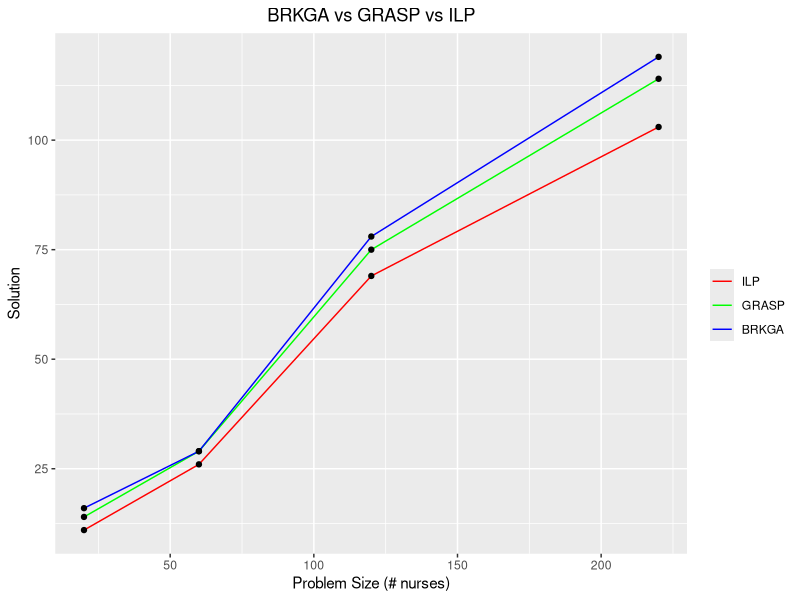
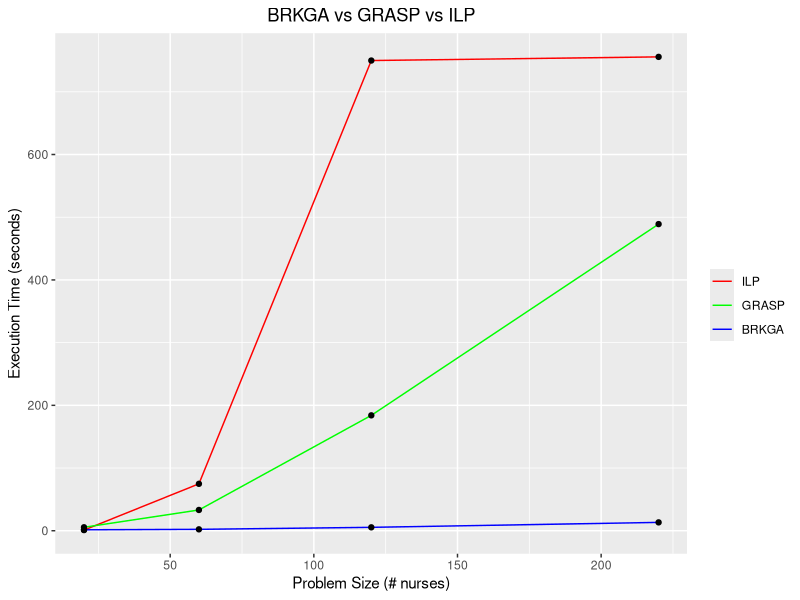
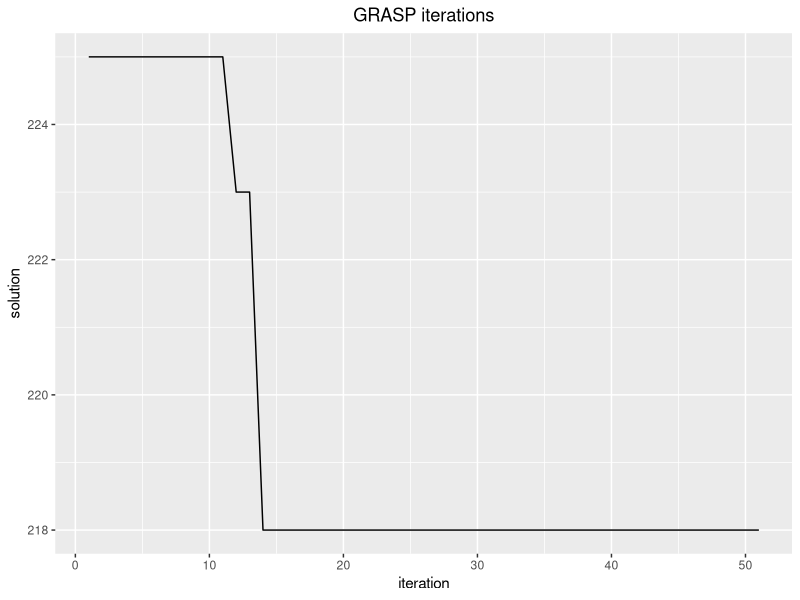
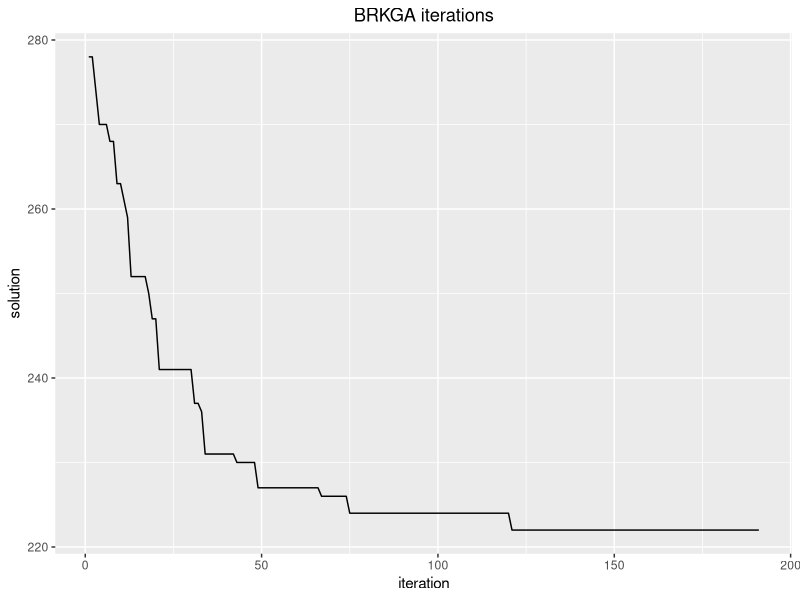
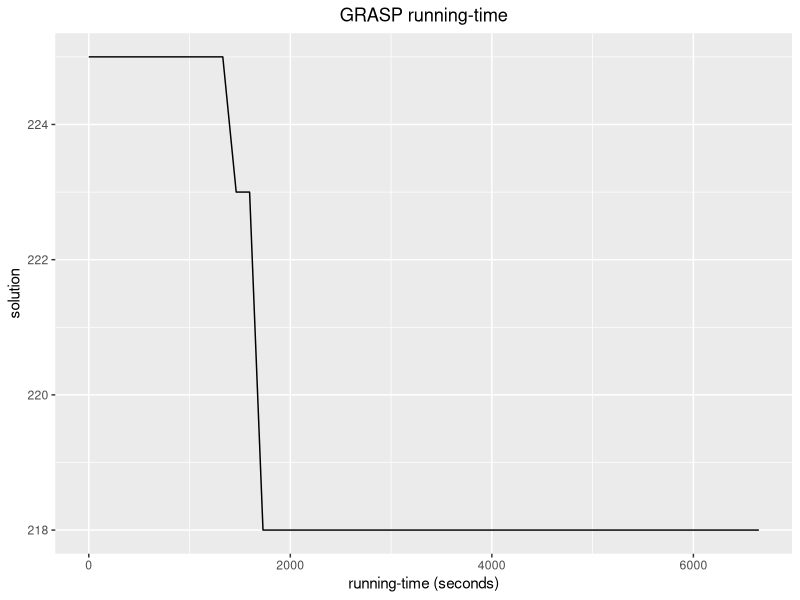
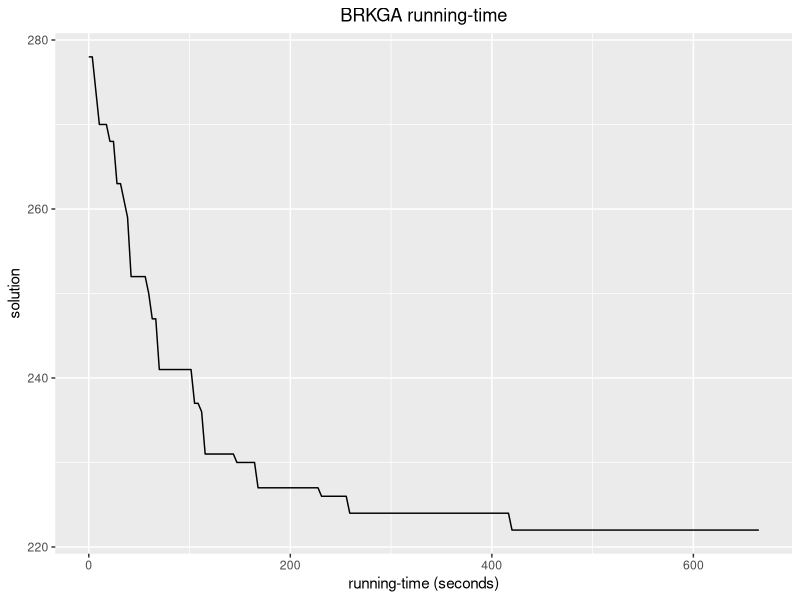
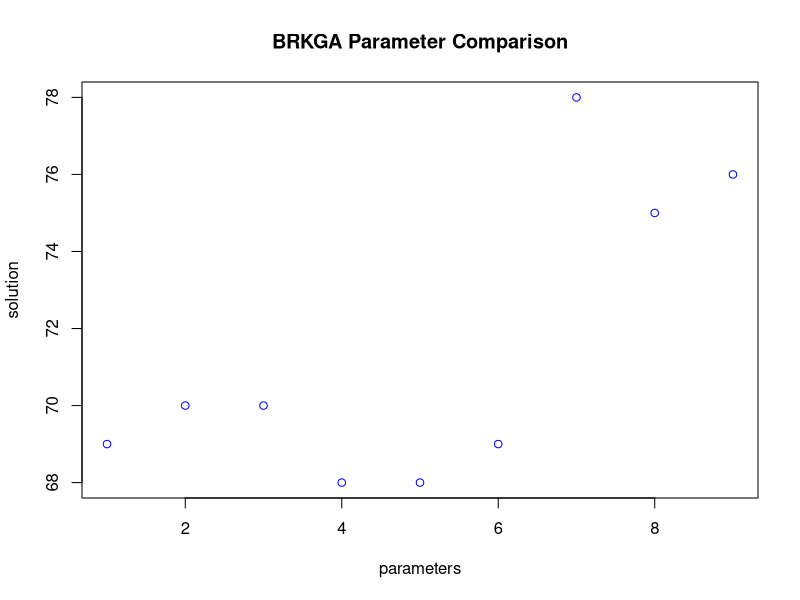
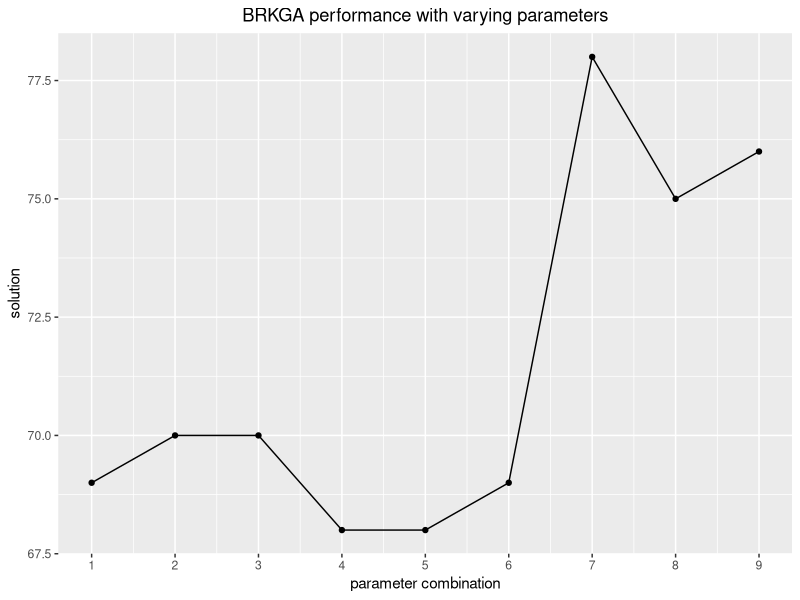

These figures' R source, in order:
install.packages("ggplot2")
library(ggplot2)

# grasp parameters
alpha <- .4
iteration <- 20

#BRKGA parameters
mutant <- .2
elite <- .2
inheritance <- .6
numIndividual <- c(100,300) # a = 5. n = size of chromsomoe
numGeneration <- 100

#size of dataset
nNurses <- c(20,60,120)
minHours <- c(5,4,4)
maxHours <- c(9,10,10)
maxConsec <- c(3,4,5)
maxPresence <- c(14,12,12)

#------ OPL vs Grasp vs Brkga ------#
size <- c(20,60,120,220)

olpTime <- c(1.03,74.81,749.86,755.69)
olpSol <- c(11,26,69,103)
 
graspTime <- c(5.5,33.1,184.0,489)
graspSol <- c(14,29,75,114)

brkgaTime <- c(1.5,2.2,5.4,13.3)
brkgaSol <- c(16,29,78,119)

# solution chart
compareSolDF <- data.frame(size,olpSol,graspSol,brkgaSol)
ggplot(compareSolDF, aes(size)) + # basic graphical object
  geom_line(aes(y=olpSol, colour="ILP")) +  # first layer
  geom_line(aes(y=graspSol, colour="GRASP")) + # second layer
  geom_line(aes(y=brkgaSol, colour="BRKGA")) + # second layer
  ylab("Solution") + xlab("Problem Size (# nurses)") + 
  labs(title="BRKGA vs GRASP vs ILP")+
  scale_colour_manual("", 
                    breaks = c("ILP", "GRASP", "BRKGA"),
                    values = c("red", "green", "blue"))+
  theme(plot.title = element_text(hjust = 0.5))+geom_point(aes(y=olpSol))+
  geom_point(aes(y=graspSol))+geom_point(aes(y=brkgaSol))


#time chart
compareTimeDF <- data.frame(size,olpTime,graspTime,brkgaTime)
ggplot(compareTimeDF, aes(size)) + # basic graphical object
  geom_line(aes(y=olpTime, colour="ILP")) +  # first layer
  geom_line(aes(y=graspTime, colour="GRASP")) + # second layer
  geom_line(aes(y=brkgaTime, colour="BRKGA")) + # second layer
  ylab("Execution Time (seconds)") + xlab("Problem Size (# nurses)") + 
  labs(title="BRKGA vs GRASP vs ILP")+
  scale_colour_manual("", 
                      breaks = c("ILP", "GRASP", "BRKGA"),
                      values = c("red", "green", "blue"))+
  theme(plot.title = element_text(hjust = 0.5)) +geom_point(aes(y=olpTime))+
  geom_point(aes(y=graspTime))+geom_point(aes(y=brkgaTime))
  

#------ Grasp vs Brkga ------#
#solB <- c(1134, 1098, 1076, 1050, 1029, 1029, 1003, 990, 990, 974, 969, 969, 961, 956, 951, 951, 950, 949, 949, 929, 916, 916, 916, 916, 916, 913, 913, 912, 907, 907, 904, 904, 904, 904, 898, 897, 897, 897, 896, 888, 888, 888, 887, 883, 883, 883, 883, 883, 883, 883, 883, 883, 883, 883, 883, 883, 880, 880, 880, 880, 880, 878, 878, 875, 875, 875, 875, 875, 872, 872, 871, 871, 871, 868, 868, 864, 863, 863, 863, 863, 863, 863, 862, 862, 862, 860, 859, 859, 859, 859, 858, 857, 856, 856, 856, 855, 855, 855, 855, 855, 855, 854, 854, 852, 852, 852, 852, 852, 852, 852, 852, 852, 851, 850, 850, 850, 848, 848, 848, 848, 848, 848, 848, 848, 846, 846, 846, 843, 843, 843, 843, 843, 843, 843, 843, 842, 842, 839, 839, 839, 839, 839, 837, 837, 837, 837, 837, 837, 836, 836, 836, 836, 836, 834, 834, 834, 834, 834, 834, 834, 833, 833, 833, 833, 833, 833, 833, 833, 831, 831, 831, 831, 831, 831, 830, 830, 830, 830, 830, 830, 830, 828, 828, 826, 826, 826, 826, 826, 826, 826, 826, 826, 826, 826, 825, 824, 822, 822, 822, 822, 822, 822, 822, 822, 822, 822, 821, 821, 820, 820, 820, 820, 820, 820, 820, 820, 820, 820, 820, 820, 820, 819, 819, 819, 819, 819, 819, 819, 819, 818, 818, 818, 818, 818, 818, 818, 818, 818, 818, 818, 818, 818, 818, 818, 818, 818, 818, 818, 818, 817, 817, 817, 817, 817, 817, 817, 817, 817, 817, 817, 817, 817, 817, 817, 817, 817, 817, 817, 817, 817, 817, 817, 817, 817, 817, 817, 817, 817, 816, 816, 816, 816, 816, 816, 816, 816, 816, 816, 816, 816, 816, 816, 816, 816, 816, 816, 816, 816, 816, 816, 816, 816, 816, 816, 816, 816, 816, 816, 815, 815, 815, 815, 815, 814, 814, 814, 814, 814, 814, 813, 813, 813, 813, 813, 813, 813, 813, 813, 813, 813, 813, 813, 813, 813, 813, 813, 813, 813, 813, 813, 813, 813, 813, 813, 813, 809, 809, 809, 809, 809, 809, 808, 808, 808, 808, 808, 808, 808, 808, 808, 808, 808, 808, 808, 808, 808, 808, 808, 808, 808, 808, 808, 808, 808, 808, 808, 808, 808, 808, 808, 808, 808, 808, 808, 808, 808, 808, 808, 808, 808, 808, 808, 808, 808, 808, 808, 808, 808, 808, 808, 808, 808, 808, 808, 808, 808, 808, 808, 808, 808, 808, 808, 808, 808, 808, 808, 808, 808, 808, 808, 808, 807, 807, 807, 807, 807, 807, 807, 807, 807, 807, 807, 807, 807, 807, 807, 807, 807, 807, 807, 807, 807, 807, 807, 807, 807, 807, 807, 807, 807, 807, 807, 807, 807, 807, 807, 807, 807, 807, 807, 807, 807, 807, 807, 806, 806, 806, 806, 806, 806, 806, 806, 806, 806, 806, 806, 806, 806, 806, 806, 805, 805, 805, 805, 805, 805, 805, 805, 805, 805, 801, 801, 801, 801, 801, 801, 801, 801, 801,801)
#rtimeB <- seq(from = 0, to = 899, by = 1.8)

solG <- c(225,225,225,225,225,225,225,225,225,225,225,223,223,218,218,218,218,218,218,218,218,218,218,218,218,218,218,218,218,218,218,218,218,218,218,218,218,218,218,218,218,218,218,218,218,218,218,218,218,218,218)
rtimeG <- seq(from = 0, to = 6780, by = 133)
iterationsG <- 1:51
iterationsB <- 1:191

solB <- c(278,278,274,270,270,270,268,268,263,263,261,259,252,252,252,252,252,250,247,247,241,241,241,241,241,241,241,241,241,241,237,237,236,231,231,231,231,231,231,231,231,231,230,230,230,230,230,230,227,227,227,227,227,227,227,227,227,227,227,227,227,227,227,227,227,227,226,226,226,226,226,226,226,226,224,224,224,224,224,224,224,224,224,224,224,224,224,224,224,224,224,224,224,224,224,224,224,224,224,224,224,224,224,224,224,224,224,224,224,224,224,224,224,224,224,224,224,224,224,224,222,222,222,222,222,222,222,222,222,222,222,222,222,222,222,222,222,222,222,222,222,222,222,222,222,222,222,222,222,222,222,222,222,222,222,222,222,222,222,222,222,222,222,222,222,222,222,222,222,222,222,222,222,222,222,222,222,222,222,222,222,222,222,222,222,222,222,222,222,222,222)
rtimeB <- seq(from = 0, to = 667, by = 3.5)

#iterations df for grasp
iterationsDF <- data.frame(solG,iterationsG)
ggplot(iterationsDF, aes(iterationsG)) +
  geom_line(aes(y=solG)) +
  ylab("solution")+xlab("iteration")+
  labs(title="GRASP iterations")+ 
  theme(plot.title = element_text(hjust = 0.5))

#iterations df for BRKGA
iterationsDF <- data.frame(solB,iterationsB)
ggplot(iterationsDF, aes(iterationsB)) +
  geom_line(aes(y=solB)) +
  ylab("solution")+xlab("iteration")+
  labs(title="BRKGA iterations")+ 
  theme(plot.title = element_text(hjust = 0.5))

#running time df for BRKGA
rtimeDF <- data.frame(solG,rtimeG)
ggplot(rtimeDF, aes(rtimeG)) +
  geom_line(aes(y=solG)) +
  ylab("solution")+xlab("running-time (seconds)")+
  labs(title="GRASP running-time")+ 
  theme(plot.title = element_text(hjust = 0.5))

#running time df for BRKGA
rtimeDF <- data.frame(solB,rtimeB)
ggplot(rtimeDF, aes(rtimeB)) +
  geom_line(aes(y=solB)) +
  ylab("solution")+xlab("running-time (seconds)")+
  labs(title="BRKGA running-time")+ 
  theme(plot.title = element_text(hjust = 0.5))

#------ BRKGA ------#
elite <-       c(.1,.25,.2,.1,.2,.25,.8,.4,.1)
mutant <-      c(.1,.3,.2,.2,.1,.1,.1,.4,.8)
Inheritance <- c(.5,.8,.6,.6,.8,.6,.9,.5,.1)
paramComb <- 1:9

brkgaresults <- c(69,70,70,68,68,69,78,75,76)
plot(x = brkgaresults,xlab = "parameters",ylab = "solution", main ="BRKGA Parameter Comparison", col = 'blue')

gDF <- data.frame(paramComb,brkgaresults)
ggplot(gDF, aes(paramComb)) +
  geom_line(aes(y=brkgaresults)) +
  geom_point(aes(y=brkgaresults)) +
  scale_x_continuous(breaks=paramComb) +
  ylab("solution")+xlab("parameter combination")+
  labs(title="BRKGA performance with varying parameters")+ 
  theme(plot.title = element_text(hjust = 0.5))

#------ GRASP ------#
alpha <- c(0,.1,.2,.3,.4,.5,.6,.7,.8,.9,1.0)
graspResults <- c(65.27,66.7,66.36,66.36,64.5,65.36,63.5,84.18,74.6,82.7,71)

gDF <- data.frame(alpha,graspResults)
ggplot(gDF, aes(alpha)) +
      geom_line(aes(y=graspResults)) +
      geom_point(aes(y=graspResults)) +
      scale_x_continuous(breaks=alpha) +
      ylab("solution")+xlab("alpha")+
      labs(title="GRASP performance with varying alpha")+ 
      theme(plot.title = element_text(hjust = 0.5))
      


